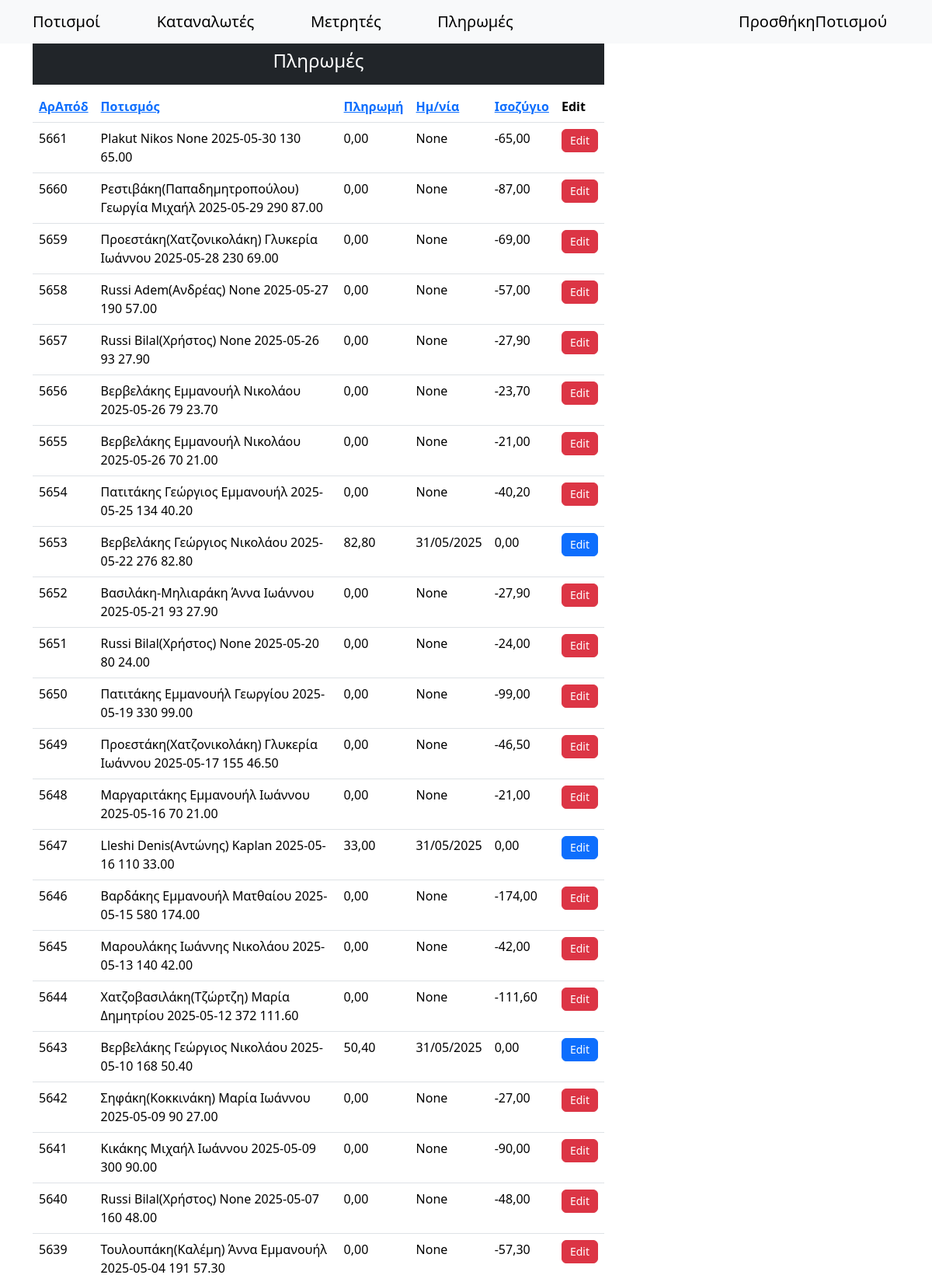
/paids/ (upper part), run on the app's committed database.
### synet/models.py (models this page shows, shortened)
class Paids(models.Model):
    irrigation = models.ForeignKey(WaterCons, on_delete=models.SET_NULL, null=True, blank=True, related_name="paid_irrigations")
    customer = models.ForeignKey(Persons, on_delete=models.SET_NULL, null=True)
    cost = models.DecimalField(max_digits=10, decimal_places=2, null=True, blank=True)
    receiptNumber = models.IntegerField(null=True, blank=True, unique=True)
    paid = models.DecimalField(max_digits=10, decimal_places=2, null=True, blank=True)
    paymentDate = models.DateField(null=True, blank=True)
    receiver = models.ForeignKey(Receivers, on_delete=models.SET_NULL, null=True, blank=True)
    balance = models.DecimalField(max_digits=10, decimal_places=2, null=True, blank=True)

class WaterCons(models.Model):
    serialNumber = models.IntegerField(null=True, blank=True)
    date = models.DateField()
    counter = models.ForeignKey(Counters, on_delete=models.SET_NULL, null=True)
    customer = models.ForeignKey(Persons, on_delete=models.SET_NULL, null=True)
    finalIndication = models.IntegerField()
    initialIndication = models.IntegerField()
    intermediateIndication = models.IntegerField(null=True, blank=True)
    cubicMeters = models.IntegerField(null=True, blank=True)
    billableCubicMeters = models.IntegerField(null=True, blank=True)
    hydronomistsCubicMeters = models.DecimalField(max_digits=10, decimal_places=2, null=True, blank=True)
    costPerMeter = models.DecimalField(max_digits=10, decimal_places=2, null=True, blank=True, default=0.30)
    cost = models.DecimalField(max_digits=10, decimal_places=2, null=True, blank=True)
    hydronomistsRight = models.DecimalField(max_digits=10, decimal_places=2, null=True, blank=True)
    viberMsg = models.CharField(max_length=200, null=True, blank=True)
    notes = models.TextField( null=True,blank=True)
    field = models.ForeignKey(Fields, on_delete=models.SET_NULL, null=True, blank=True)
    receipt = models.ForeignKey("Paids", on_delete=models.SET_NULL, null=True, blank=True, related_name="watercons_receipts") # idΑπόδειξης (paids_id)
    def __str__(self):
        return f"{self.customer} {self.date} {self.billableCubicMeters} {self.cost}".strip()  # Αφαιρεί επιπλέον κενά

class Persons(models.Model):
    surname = models.CharField(max_length=100)
    name = models.CharField(max_length=100, null=True, blank=True)
    fathersName = models.CharField(max_length=100, null=True, blank=True)
    afm = models.CharField(max_length=9, null=True, blank=True, unique=True)
    phone = models.CharField(max_length=10, null=True, blank=True)
    member = models.BooleanField(default=True)  # Είναι μέλος του συνεταιρισμού
    payAsMember = models.BooleanField(default=True)  # Πληρώνει σαν μέλος του συνεταιρισμού
    isActive = models.BooleanField(default=False)  # Είναι ενεργός στον πολιτισμό
    aa = models.IntegerField(null=True, blank=True, unique=True)  # Αύξων αριθμός απόφασης ΔΣ 7/10/2000
    placeOfResidence = models.CharField(max_length=20, null=True, blank=True) # Τόπος διαμονής
    notes = models.CharField(max_length=100, null=True, blank=True)
    class Meta:
        unique_together = ('surname', 'name', 'fathersName')
        ordering = ['surname', 'name', 'fathersName']
    def __str__(self):
        return f"{self.surname} {self.name} {self.fathersName}".strip()  # Αφαιρεί επιπλέον κενά

### synet/views.py (the view)
# urls.py: path('paids/', views.paids, name="paids"),
def paids(request):
    sort_by = request.GET.get('sort', '-receiptNumber')
    order = request.GET.get('order', 'asc')
    if order == 'desc':
        sort_by = f'-{sort_by}'  # Προσθέτει "-" για φθίνουσα ταξινόμηση
    data = Paids.objects.all().order_by(sort_by)
    context = {'data': data, 'order': 'asc' if order == 'desc' else 'desc'}
    return render(request, 'paids.html', context)

### templates/paids.html (shortened to what this page needs)
{% extends "main.html" %}
{% block content %}
<div class="container mt-5">
    <div class="row">
        <div class="col-md-8">
            <h4 class="text-center text-white bg-dark p-3">Πληρωμές</h4>
            <table class="table">
                <thead>
                  <tr>
                    <th scope="col"><a href="?sort=receiptNumber&order={{ order }}">ΑρΑπόδ</a></th>
                    <th scope="col"><a href="?sort=irrigation&order={{ order }}">Ποτισμός</a></th>
                    <th scope="col"><a href="?sort=paid&order={{ order }}">Πληρωμή</a></th>
                    <th scope="col"><a href="?sort=paymentDate&order={{ order }}">Ημ/νία</a></th>
                    <th scope="col"><a href="?sort=balance&order={{ order }}">Ισοζύγιο</a></th>
                    <th scope="col">Edit</th>
                  </tr>
                </thead>
                <tbody>
                    {% for d in data %}
                  <tr>
                    <td>{{d.receiptNumber}}</td>
                    <td>{{d.irrigation}}</td>
                    <td>{{d.paid}}</td>
                    <td>{{d.paymentDate}}</td>
                    <td>{{d.balance}}</td>
                    {% if d.balance == 0 %}
                      <td><a type="button" href="/paids/update/{{d.id}}" class="btn btn-primary">Edit</a></td>
                    {% elif d.balance > 0 %}
                      <td><a type="button" href="/paids/update/{{d.id}}" class="btn btn-success">Edit</a></td>
                    {% elif d.balance < 0 %}
                      <td><a type="button" href="/paids/update/{{d.id}}" class="btn btn-danger">Edit</a></td>
                    {% else %}
                      <td><a type="button" href="/paids/update/{{d.id}}" class="btn btn-warning">Edit</a></td>
                    {% endif %}
                  </tr>
                  {% endfor %}
                </tbody>
              </table>
        </div>
    </div>
</div>
{% endblock content %}

### templates/main.html (style rules this page uses)
thead { position: sticky; top: 60px; background-color: #343a40; color: white; z-index: 1020; }

### templates/paids.html (style rules this page uses)
td a.btn { display: flex; align-items: center; justify-content: center; height: 30px; padding: 5px 10px; font-size: 14px; }

### data on the page
Paids: receiptNumber "5661", irrigation "Plakut Nikos None 2025-05-30 130 65.00", paid "0,00", paymentDate "None", balance "-65,00"
Paids: receiptNumber "5660", irrigation "Ρεστιβάκη(Παπαδημητροπούλου) Γεωργία Μιχαήλ 2025-05-29 290 87.00", paid "0,00", paymentDate "None", balance "-87,00"
Paids: receiptNumber "5659", irrigation "Προεστάκη(Χατζονικολάκη) Γλυκερία Ιωάννου 2025-05-28 230 69.00", paid "0,00", paymentDate "None", balance "-69,00"
Paids: receiptNumber "5658", irrigation "Russi Adem(Ανδρέας) None 2025-05-27 190 57.00", paid "0,00", paymentDate "None", balance "-57,00"
Paids: receiptNumber "5657", irrigation "Russi Bilal(Χρήστος) None 2025-05-26 93 27.90", paid "0,00", paymentDate "None", balance "-27,90"
Paids: receiptNumber "5656", irrigation "Βερβελάκης Εμμανουήλ Νικολάου 2025-05-26 79 23.70", paid "0,00", paymentDate "None", balance "-23,70"
Paids: receiptNumber "5655", irrigation "Βερβελάκης Εμμανουήλ Νικολάου 2025-05-26 70 21.00", paid "0,00", paymentDate "None", balance "-21,00"
Paids: receiptNumber "5654", irrigation "Πατιτάκης Γεώργιος Εμμανουήλ 2025-05-25 134 40.20", paid "0,00", paymentDate "None", balance "-40,20"
Paids: receiptNumber "5653", irrigation "Βερβελάκης Γεώργιος Νικολάου 2025-05-22 276 82.80", paid "82,80", paymentDate "31/05/2025", balance "0,00"
Paids: receiptNumber "5652", irrigation "Βασιλάκη-Μηλιαράκη Άννα Ιωάννου 2025-05-21 93 27.90", paid "0,00", paymentDate "None", balance "-27,90"
Paids: receiptNumber "5651", irrigation "Russi Bilal(Χρήστος) None 2025-05-20 80 24.00", paid "0,00", paymentDate "None", balance "-24,00"
Paids: receiptNumber "5650", irrigation "Πατιτάκης Εμμανουήλ Γεωργίου 2025-05-19 330 99.00", paid "0,00", paymentDate "None", balance "-99,00"
Paids: receiptNumber "5649", irrigation "Προεστάκη(Χατζονικολάκη) Γλυκερία Ιωάννου 2025-05-17 155 46.50", paid "0,00", paymentDate "None", balance "-46,50"
Paids: receiptNumber "5648", irrigation "Μαργαριτάκης Εμμανουήλ Ιωάννου 2025-05-16 70 21.00", paid "0,00", paymentDate "None", balance "-21,00"
Paids: receiptNumber "5647", irrigation "Lleshi Denis(Αντώνης) Kaplan 2025-05-16 110 33.00", paid "33,00", paymentDate "31/05/2025", balance "0,00"
Paids: receiptNumber "5646", irrigation "Βαρδάκης Εμμανουήλ Ματθαίου 2025-05-15 580 174.00", paid "0,00", paymentDate "None", balance "-174,00"
Paids: receiptNumber "5645", irrigation "Μαρουλάκης Ιωάννης Νικολάου 2025-05-13 140 42.00", paid "0,00", paymentDate "None", balance "-42,00"
Paids: receiptNumber "5644", irrigation "Χατζοβασιλάκη(Τζώρτζη) Μαρία Δημητρίου 2025-05-12 372 111.60", paid "0,00", paymentDate "None", balance "-111,60"
Paids: receiptNumber "5643", irrigation "Βερβελάκης Γεώργιος Νικολάου 2025-05-10 168 50.40", paid "50,40", paymentDate "31/05/2025", balance "0,00"
Paids: receiptNumber "5642", irrigation "Σηφάκη(Κοκκινάκη) Μαρία Ιωάννου 2025-05-09 90 27.00", paid "0,00", paymentDate "None", balance "-27,00"
Paids: receiptNumber "5641", irrigation "Κικάκης Μιχαήλ Ιωάννου 2025-05-09 300 90.00", paid "0,00", paymentDate "None", balance "-90,00"
Paids: receiptNumber "5640", irrigation "Russi Bilal(Χρήστος) None 2025-05-07 160 48.00", paid "0,00", paymentDate "None", balance "-48,00"
Paids: receiptNumber "5639", irrigation "Τουλουπάκη(Καλέμη) Άννα Εμμανουήλ 2025-05-04 191 57.30", paid "0,00", paymentDate "None", balance "-57,30"
